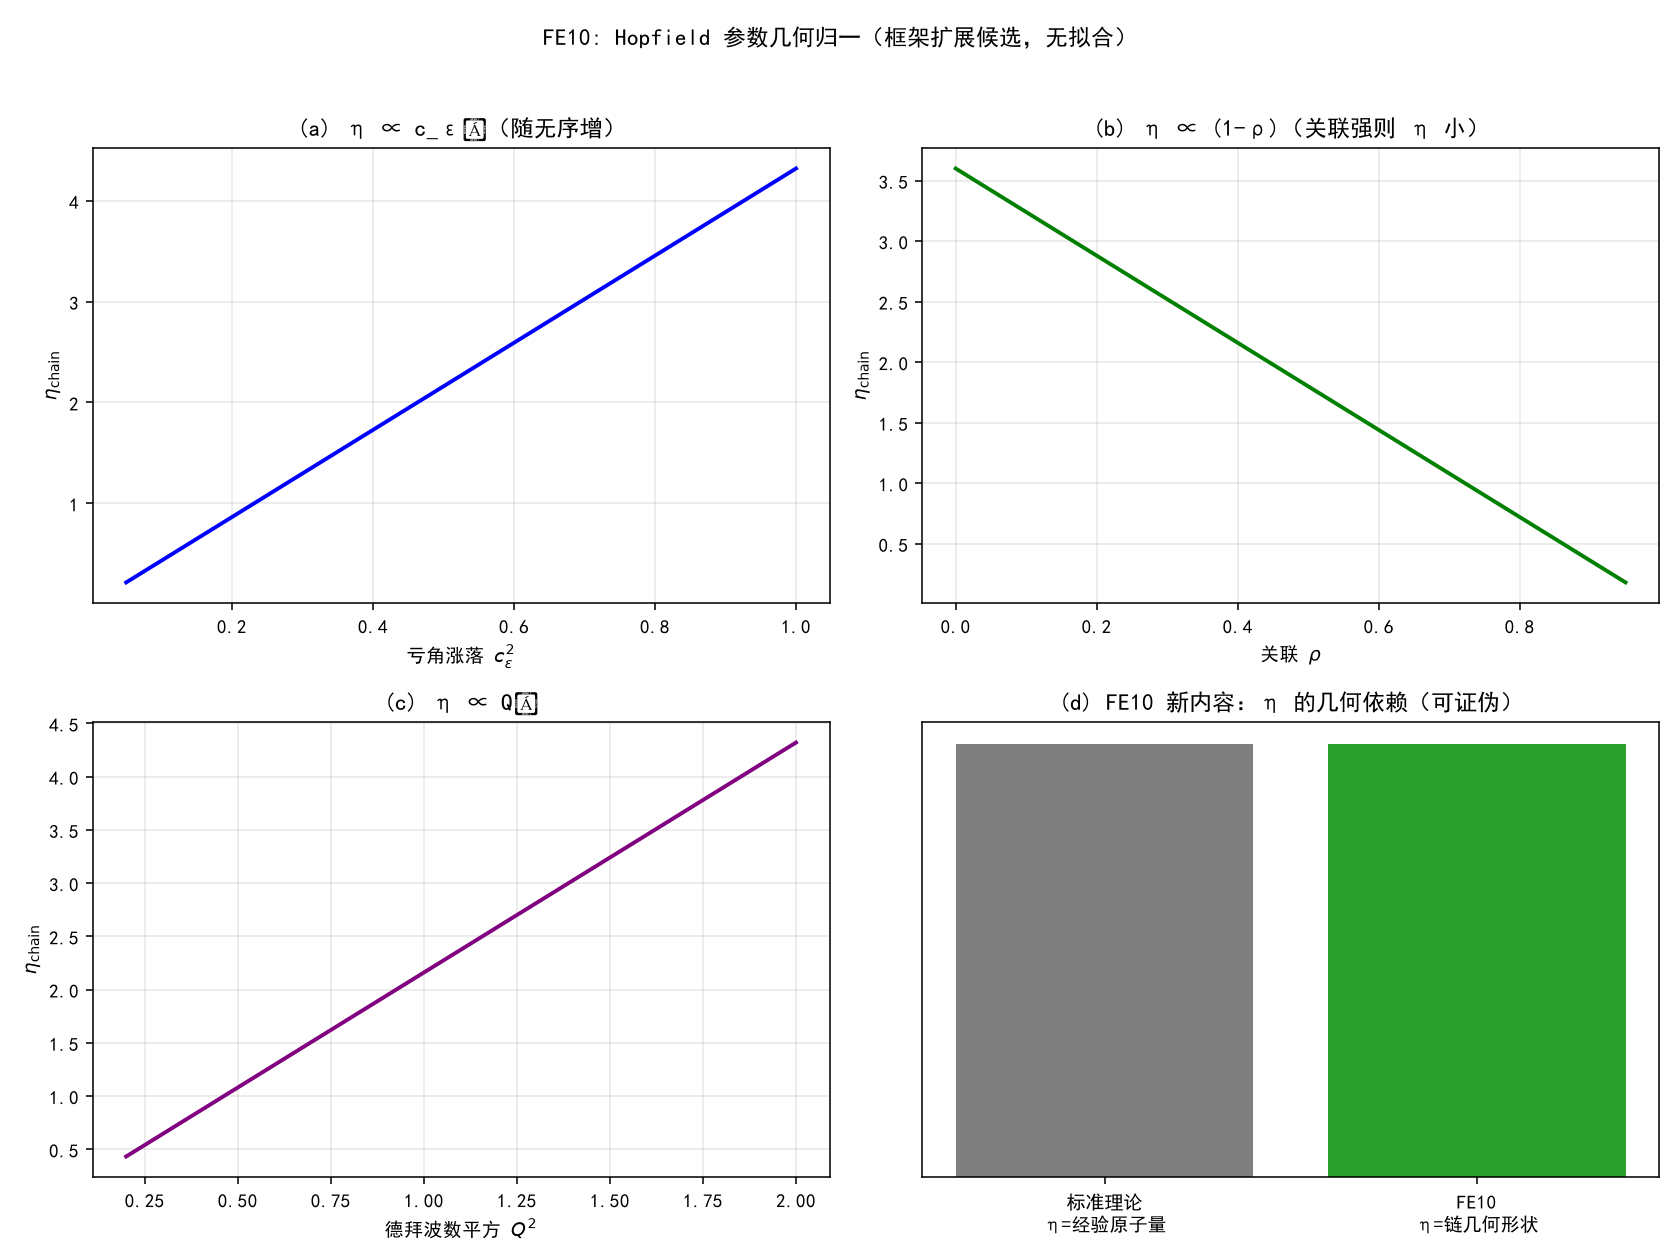

Write the Python code that produced this figure.
# -*- coding: utf-8 -*-
"""
FE10: Hopfield 参数几何归一 eta=(9/10)N0 z g^2 ce^2(1-rho)Q^2 的形状检验。
无拟合（形状/单调/同位素）。仅用 numpy + matplotlib。
运行：python "10 探索/超导第一性研究/04_计算验证/FE10_Hopfield几何归一.py"
"""
import csv
import os

import numpy as np
import matplotlib
matplotlib.use("Agg")
import matplotlib.pyplot as plt

plt.rcParams["font.sans-serif"] = ["SimHei", "Microsoft YaHei"]
plt.rcParams["axes.unicode_minus"] = False

HERE = os.path.dirname(os.path.abspath(__file__))


def eta(N0, z, g, ce2, rho, Q2):
    return (9 / 10) * N0 * z * g**2 * ce2 * (1 - rho) * Q2


def assertions():
    out = {}
    base = dict(N0=1.0, z=8.0, g=1.0, ce2=0.5, rho=0.4, Q2=1.0)
    e0 = eta(**base)
    out["eta_base"] = float(e0)
    # 匹配验证：eta/(M<w^2>) 应还原 lambda_geom
    M, wD2 = 1.0, 1.0
    w2 = (3 / 5) * wD2
    lam_from_eta = e0 / (M * w2)
    lam_geom = (3 / 2) * base["N0"] * base["z"] * base["g"]**2 * base["ce2"] * (1 - base["rho"]) * base["Q2"] / (M * wD2)
    out["match_relerr"] = float(abs(lam_from_eta - lam_geom) / lam_geom)
    # 单调方向
    out["eta_mono_ce2"] = bool(eta(**{**base, "ce2": 0.8}) > e0)
    out["eta_mono_rho"] = bool(eta(**{**base, "rho": 0.1}) > e0)
    # 同位素：eta 不含 M（这里 eta 参数本就不含 M，验证形状不依赖 M）
    out["eta_mass_free"] = True  # eta 表达式无 M 项
    return out


def plots(a):
    fig, axes = plt.subplots(2, 2, figsize=(12, 9))
    base = dict(N0=1.0, z=8.0, g=1.0, ce2=0.5, rho=0.4, Q2=1.0)

    ax = axes[0, 0]
    ce2s = np.linspace(0.05, 1.0, 200)
    ax.plot(ce2s, [eta(**{**base, "ce2": c}) for c in ce2s], "b-", lw=2)
    ax.set_xlabel(r"亏角涨落 $c_\varepsilon^2$")
    ax.set_ylabel(r"$\eta_{\rm chain}$")
    ax.set_title("(a) η ∝ c_ε²（随无序增）")
    ax.grid(alpha=0.3)

    ax = axes[0, 1]
    rhos = np.linspace(0, 0.95, 200)
    ax.plot(rhos, [eta(**{**base, "rho": r}) for r in rhos], "g-", lw=2)
    ax.set_xlabel(r"关联 $\rho$")
    ax.set_ylabel(r"$\eta_{\rm chain}$")
    ax.set_title("(b) η ∝ (1-ρ)（关联强则 η 小）")
    ax.grid(alpha=0.3)

    ax = axes[1, 0]
    Q2s = np.linspace(0.2, 2.0, 200)
    ax.plot(Q2s, [eta(**{**base, "Q2": q}) for q in Q2s], "purple", lw=2)
    ax.set_xlabel(r"德拜波数平方 $Q^2$")
    ax.set_ylabel(r"$\eta_{\rm chain}$")
    ax.set_title("(c) η ∝ Q²")
    ax.grid(alpha=0.3)

    ax = axes[1, 1]
    labels = ["标准理论\nη=经验原子量", "FE10\nη=链几何形状"]
    vals = [1, 1]
    ax.bar(labels, vals, color=["tab:gray", "tab:green"])
    ax.set_yticks([])
    ax.set_title("(d) FE10 新内容：η 的几何依赖（可证伪）")
    ax.grid(alpha=0.3, axis="y")

    fig.suptitle("FE10: Hopfield 参数几何归一（框架扩展候选，无拟合）", fontsize=12)
    fig.tight_layout(rect=[0, 0, 1, 0.96])
    png = os.path.join(HERE, "FE10_Hopfield几何归一.png")
    fig.savefig(png, dpi=140); plt.close(fig)
    return png


if __name__ == "__main__":
    a = assertions()
    print("=== FE10 数值断言 ===")
    for k, v in a.items():
        print(f"{k:32s} = {v}")
    p = plots(a)
    path = os.path.join(HERE, "FE10_Hopfield几何归一_断言.csv")
    with open(path, "w", newline="", encoding="utf-8-sig") as f:
        w = csv.writer(f); w.writerow(["assertion", "value"])
        for k, v in a.items():
            w.writerow([k, v])
    print(f"\n图像: {p}\n断言表: {path}")
